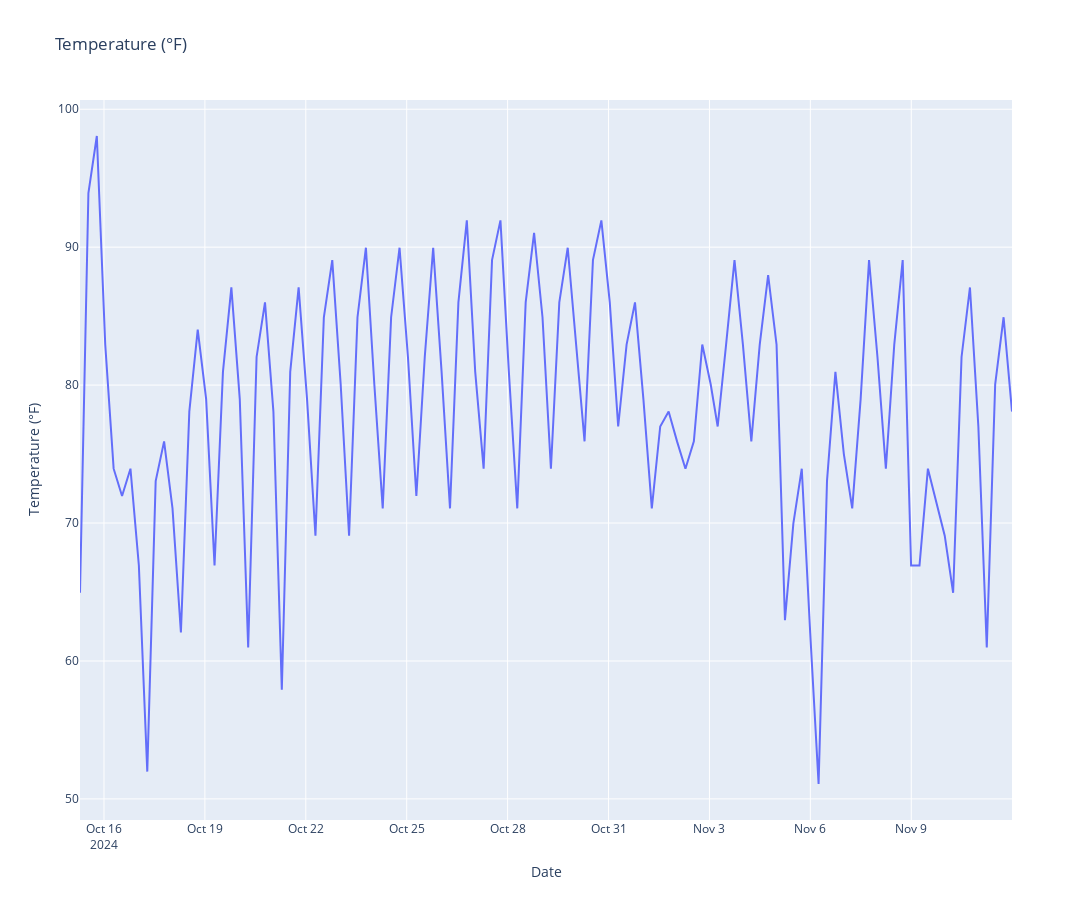

The cell this chart's notebook holds for it:
### Code cell
import pandas as pd
pd.options.plotting.backend = "plotly"

import plotly.express as px

df_6_hour = df[["temperature_high_6_hour"]].dropna()
fig = px.line(df_6_hour, y="temperature_high_6_hour", title="Temperature (°F)", width=1800, height=900)
fig.update_traces(mode="lines", hovertemplate=None)
fig.update_layout(hovermode="x")
fig.update_yaxes(title="Temperature (°F)")
fig.update_xaxes(title="Date")

fig.show()
